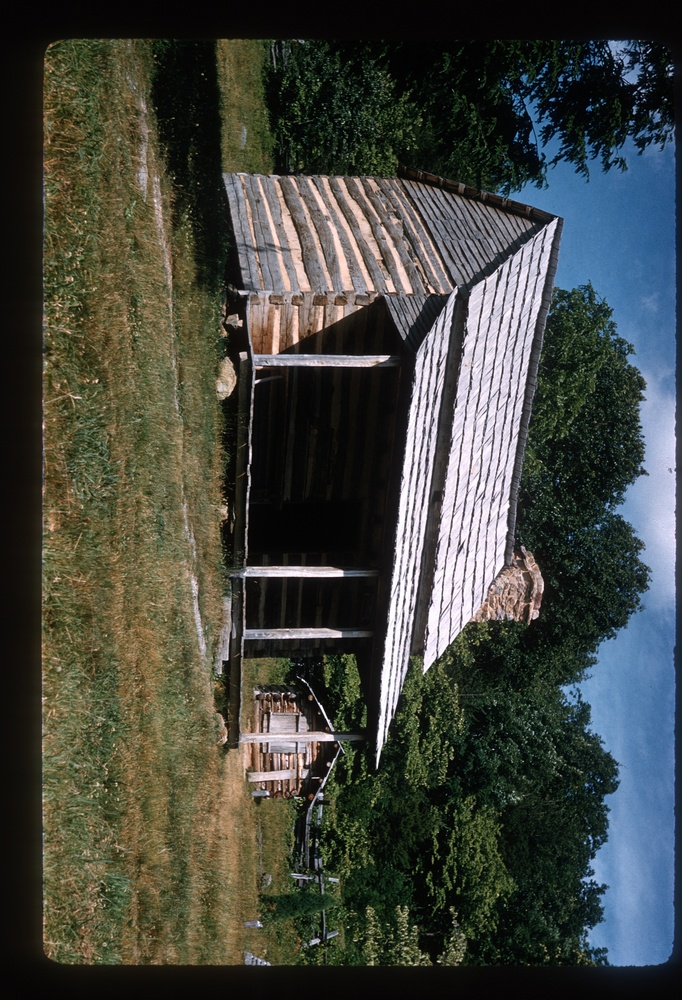
#> input picture cropping/jpgs/Tray_072_US_Virginia_Blue_Ridge_Sites_US_Williamsburg_VA_Taverns_000001.jpg, 682 x 1000 px, shrunk from 1972 x 2890 before the run; its folder holds only this picture in this run
$ python fix_images.py
#> lines starting #> are read from the running program, lines starting #| are printed output that depends on the picture; after the words box and inside, x2 and y2 are one past the last pixel; in counts of white or black regions, pixels touching at a corner belong together
import os
from pathlib import Path
import cv2
import numpy as np

# ============== CHANGE THESE ==============
SOURCE_FOLDER = "jpgs"
OUTPUT_FOLDER = "fixed_options"
# ==========================================

source_path = Path(SOURCE_FOLDER)
output_path = Path(OUTPUT_FOLDER)
output_path.mkdir(parents=True, exist_ok=True)


def find_art_contour(img):
    """Find the largest non-black contour (the art piece)."""
    gray = cv2.cvtColor(img, cv2.COLOR_BGR2GRAY)
    _, thresh = cv2.threshold(gray, 15, 255, cv2.THRESH_BINARY)

    kernel = np.ones((5, 5), np.uint8)
    thresh = cv2.morphologyEx(thresh, cv2.MORPH_CLOSE, kernel)
    thresh = cv2.morphologyEx(thresh, cv2.MORPH_OPEN, kernel)

    contours, _ = cv2.findContours(thresh, cv2.RETR_EXTERNAL, cv2.CHAIN_APPROX_SIMPLE)

    if not contours:
        return None

    return max(contours, key=cv2.contourArea)


def method_simple_crop(img):
    """Method 1: Simple threshold and bounding box crop."""
    contour = find_art_contour(img)
    if contour is None:
        return None

    x, y, w, h = cv2.boundingRect(contour)

    # Add small padding
    pad = 5
    x = max(0, x - pad)
    y = max(0, y - pad)
    w = min(img.shape[1] - x, w + 2 * pad)
    h = min(img.shape[0] - y, h + 2 * pad)

    return img[y:y + h, x:x + w]


def method_rotated_crop(img):
    """Method 2: Find rotated bounding box, deskew, then crop."""
    contour = find_art_contour(img)
    if contour is None:
        return None

    rect = cv2.minAreaRect(contour)
    center, size, angle = rect

    # Adjust angle
    if angle < -45:
        angle += 90
        size = (size[1], size[0])
    elif angle > 45:
        angle -= 90
        size = (size[1], size[0])

    # Skip if rotation is minimal
    if abs(angle) < 0.5:
        return None  # Will use simple crop instead

    # Rotate image
    h, w = img.shape[:2]
    rotation_matrix = cv2.getRotationMatrix2D(center, angle, 1.0)
    rotated = cv2.warpAffine(img, rotation_matrix, (w, h),
                             borderMode=cv2.BORDER_CONSTANT, borderValue=(0, 0, 0))

    # Crop the rotated image
    size = (int(size[0]), int(size[1]))
    x = int(center[0] - size[0] / 2)
    y = int(center[1] - size[1] / 2)

    # Clamp to image bounds
    x = max(0, x)
    y = max(0, y)
    x2 = min(w, x + size[0])
    y2 = min(h, y + size[1])

    cropped = rotated[y:y2, x:x2]

    if cropped.size == 0:
        return None

    return cropped


def method_aggressive_crop(img):
    """Method 3: More aggressive thresholding for stubborn borders."""
    gray = cv2.cvtColor(img, cv2.COLOR_BGR2GRAY)
    _, thresh = cv2.threshold(gray, 30, 255, cv2.THRESH_BINARY)  # Higher threshold

    kernel = np.ones((10, 10), np.uint8)
    thresh = cv2.morphologyEx(thresh, cv2.MORPH_CLOSE, kernel)
    thresh = cv2.morphologyEx(thresh, cv2.MORPH_OPEN, kernel)

    contours, _ = cv2.findContours(thresh, cv2.RETR_EXTERNAL, cv2.CHAIN_APPROX_SIMPLE)

    if not contours:
        return None

    contour = max(contours, key=cv2.contourArea)
    x, y, w, h = cv2.boundingRect(contour)

    return img[y:y + h, x:x + w]


def method_edge_detection_crop(img):
    """Method 4: Use edge detection to find art boundaries."""
    gray = cv2.cvtColor(img, cv2.COLOR_BGR2GRAY)
    blurred = cv2.GaussianBlur(gray, (5, 5), 0)
    edges = cv2.Canny(blurred, 50, 150)

    kernel = np.ones((5, 5), np.uint8)
    edges = cv2.dilate(edges, kernel, iterations=2)
    edges = cv2.morphologyEx(edges, cv2.MORPH_CLOSE, kernel)

    contours, _ = cv2.findContours(edges, cv2.RETR_EXTERNAL, cv2.CHAIN_APPROX_SIMPLE)

    if not contours:
        return None

    contour = max(contours, key=cv2.contourArea)
    x, y, w, h = cv2.boundingRect(contour)

    pad = 10
    x = max(0, x - pad)
    y = max(0, y - pad)
    w = min(img.shape[1] - x, w + 2 * pad)
    h = min(img.shape[0] - y, h + 2 * pad)

    return img[y:y + h, x:x + w]


def method_rotated_aggressive(img):
    """Method 5: Aggressive threshold + rotation correction."""
    gray = cv2.cvtColor(img, cv2.COLOR_BGR2GRAY)
    _, thresh = cv2.threshold(gray, 30, 255, cv2.THRESH_BINARY)

    kernel = np.ones((10, 10), np.uint8)
    thresh = cv2.morphologyEx(thresh, cv2.MORPH_CLOSE, kernel)

    contours, _ = cv2.findContours(thresh, cv2.RETR_EXTERNAL, cv2.CHAIN_APPROX_SIMPLE)

    if not contours:
        return None

    contour = max(contours, key=cv2.contourArea)
    rect = cv2.minAreaRect(contour)
    center, size, angle = rect

    if angle < -45:
        angle += 90
        size = (size[1], size[0])
    elif angle > 45:
        angle -= 90
        size = (size[1], size[0])

    if abs(angle) < 0.5:
        return None

    h, w = img.shape[:2]
    rotation_matrix = cv2.getRotationMatrix2D(center, angle, 1.0)
    rotated = cv2.warpAffine(img, rotation_matrix, (w, h),
                             borderMode=cv2.BORDER_CONSTANT, borderValue=(0, 0, 0))

    # Re-detect contour on rotated image
    gray_rot = cv2.cvtColor(rotated, cv2.COLOR_BGR2GRAY)
    _, thresh_rot = cv2.threshold(gray_rot, 30, 255, cv2.THRESH_BINARY)
    thresh_rot = cv2.morphologyEx(thresh_rot, cv2.MORPH_CLOSE, kernel)

    contours_rot, _ = cv2.findContours(thresh_rot, cv2.RETR_EXTERNAL, cv2.CHAIN_APPROX_SIMPLE)

    if not contours_rot:
        return None

    contour_rot = max(contours_rot, key=cv2.contourArea)
    x, y, w, h = cv2.boundingRect(contour_rot)

    cropped = rotated[y:y + h, x:x + w]

    if cropped.size == 0:
        return None

    return cropped


def method_percentage_crop(img):
    """Method 6: Crop fixed percentage from all sides as fallback."""
    h, w = img.shape[:2]
    crop_percent = 0.03  # 3% from each side

    x1 = int(w * crop_percent)
    x2 = int(w * (1 - crop_percent))
    y1 = int(h * crop_percent)
    y2 = int(h * (1 - crop_percent))

    return img[y1:y2, x1:x2]


METHODS = {
    "simple": method_simple_crop,
    "rotated": method_rotated_crop,
    "aggressive": method_aggressive_crop,
    "edge": method_edge_detection_crop,
    "rotated_aggressive": method_rotated_aggressive,
    "percent": method_percentage_crop,
}

# Process all images
jpg_files = list(source_path.glob("*.jpg")) + list(source_path.glob("*.JPG")) + \
            list(source_path.glob("*.jpeg")) + list(source_path.glob("*.JPEG"))

print(f"Found {len(jpg_files)} image(s) to process")

for img_file in jpg_files:
    print(f"\nProcessing: {img_file.name}")

    img = cv2.imread(str(img_file))
#> img is the input picture: shape (1000, 682, 3); mean B, G, R 63.4, 69.9, 67.2
    if img is None:
        print(f"  Could not read image, skipping")
        continue

    # Create subfolder for this image's options
    img_output_folder = output_path / img_file.stem
    img_output_folder.mkdir(parents=True, exist_ok=True)

    # Save original for reference
    cv2.imwrite(str(img_output_folder / "original.jpg"), img)

    # Apply each method
    for method_name, method_func in METHODS.items():
        try:
            result = method_func(img)
            if result is not None and result.size > 0:
                # Check result is reasonable size (at least 10% of original)
                if result.shape[0] * result.shape[1] > img.shape[0] * img.shape[1] * 0.1:
                    output_file = img_output_folder / f"{method_name}.jpg"
                    cv2.imwrite(str(output_file), result)
                    print(f"  ✓ {method_name}")
                else:
                    print(f"  ✗ {method_name} (result too small)")
            else:
                print(f"  ✗ {method_name} (no result)")
        except Exception as e:
            print(f"  ✗ {method_name} (error: {e})")
#> this loop made 6 passes
#> pass 1, in find_art_contour, `gray = cv2.cvtColor(img, cv2.COLOR_BGR2GRAY)`:
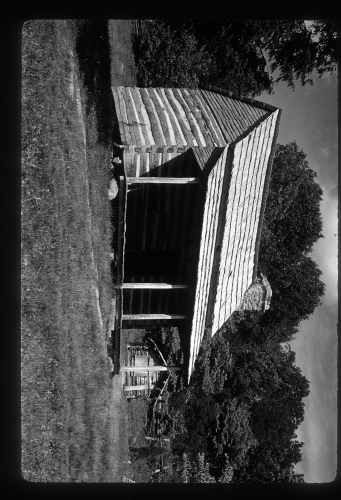
#> gray: shape (1000, 682) (shown at 1/2 size); min 0, max 255, mean 68.4
#> pass 1, in find_art_contour, `_, thresh = cv2.threshold(gray, 15, 255, cv2.THRESH_BINARY)`:
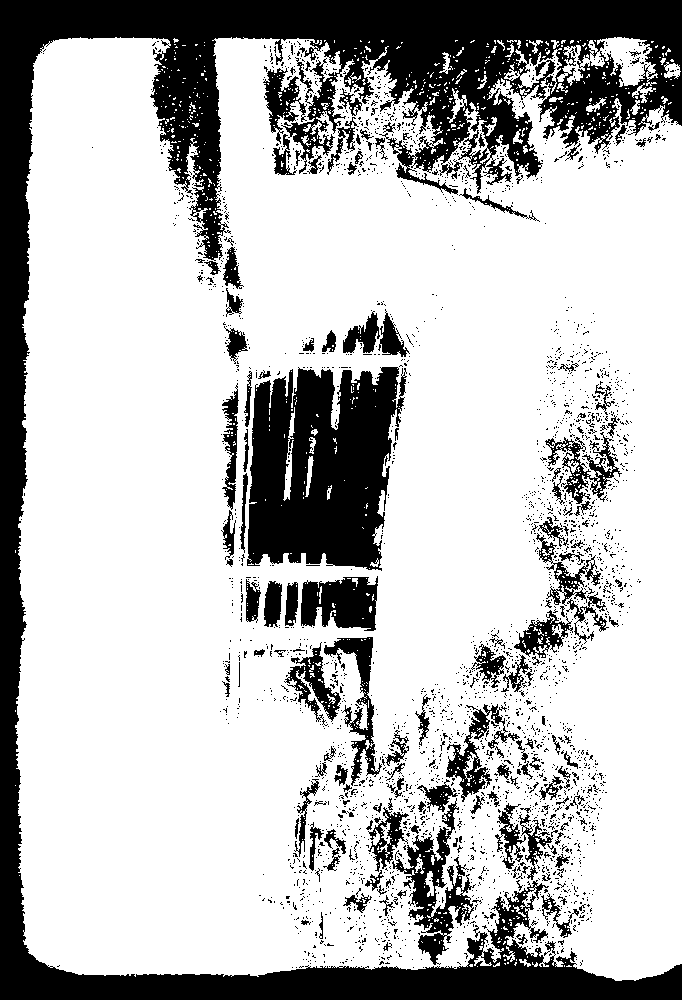
#> thresh: shape (1000, 682); 74.2% white; 2808 black regions (2647 under 20 px), largest, box (x1, y1, x2, y2) and area: (0, 0, 682, 1000) 106908, (247, 367, 407, 571) 24315, (392, 798, 476, 965) 4174
#> pass 1, in find_art_contour, `thresh = cv2.morphologyEx(thresh, cv2.MORPH_CLOSE, kernel)`:
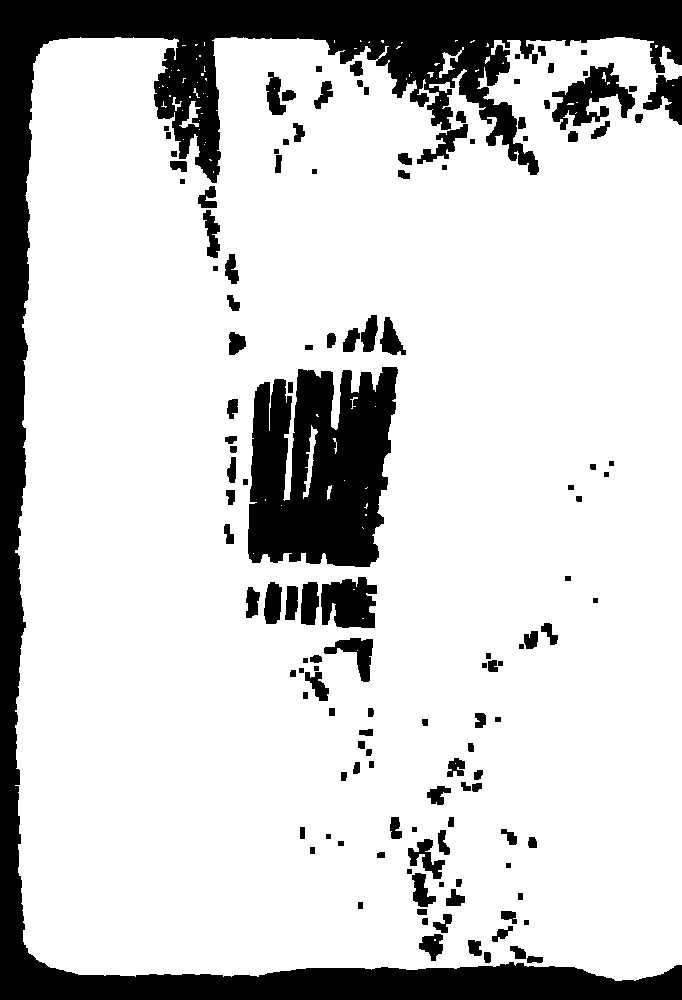
#> thresh: shape (1000, 682); 80.9% white; 134 black regions, largest, box (x1, y1, x2, y2) and area: (0, 0, 682, 1000) 84748, (248, 367, 398, 567) 23212, (552, 63, 635, 130) 2542
#> pass 1, in find_art_contour, `thresh = cv2.morphologyEx(thresh, cv2.MORPH_OPEN, kernel)`:
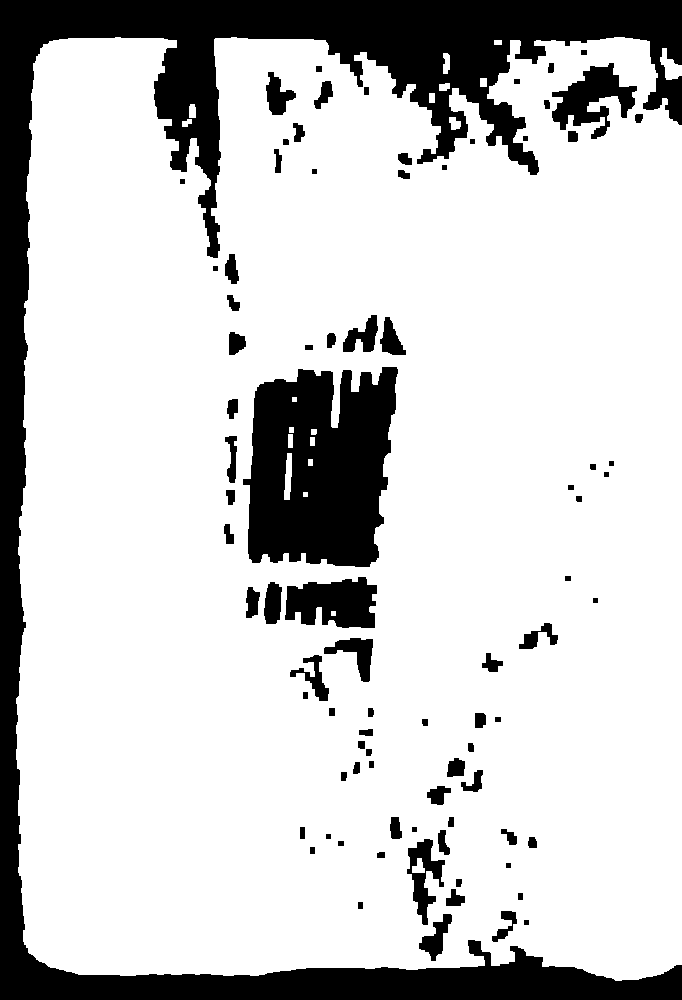
#> thresh: shape (1000, 682); 80.3% white; 85 black regions, largest, box (x1, y1, x2, y2) and area: (0, 0, 682, 1000) 90458, (243, 367, 398, 567) 24097, (285, 577, 377, 628) 3500

print("\n\nDone! Run checker.py to review and select the best versions.")

$ run again, on cropping/jpgs/Tray_072_US_Virginia_Blue_Ridge_Sites_US_Williamsburg_VA_Taverns_000005.jpg
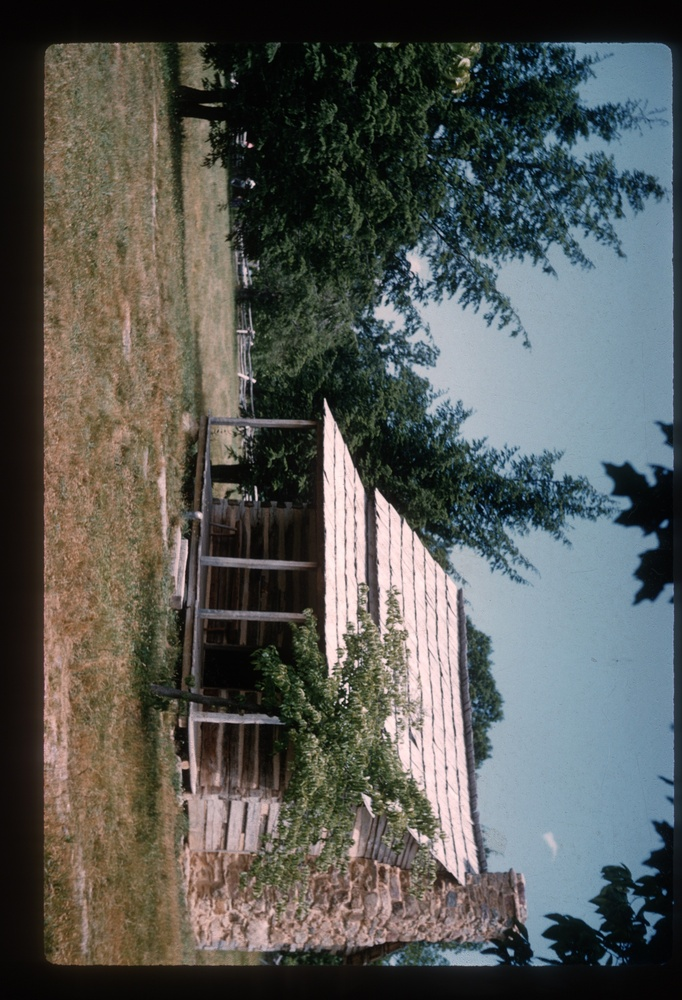
#> input picture cropping/jpgs/Tray_072_US_Virginia_Blue_Ridge_Sites_US_Williamsburg_VA_Taverns_000005.jpg, 682 x 1000 px, shrunk from 1972 x 2890 before the run
#> img is the input picture: shape (1000, 682, 3); mean B, G, R 85.1, 88.6, 86.6
#> the loop `for method_name, method_func in METHODS.items():` made 6 passes
#> pass 1, in find_art_contour, `_, thresh = cv2.threshold(gray, 15, 255, cv2.THRESH_BINARY)`:
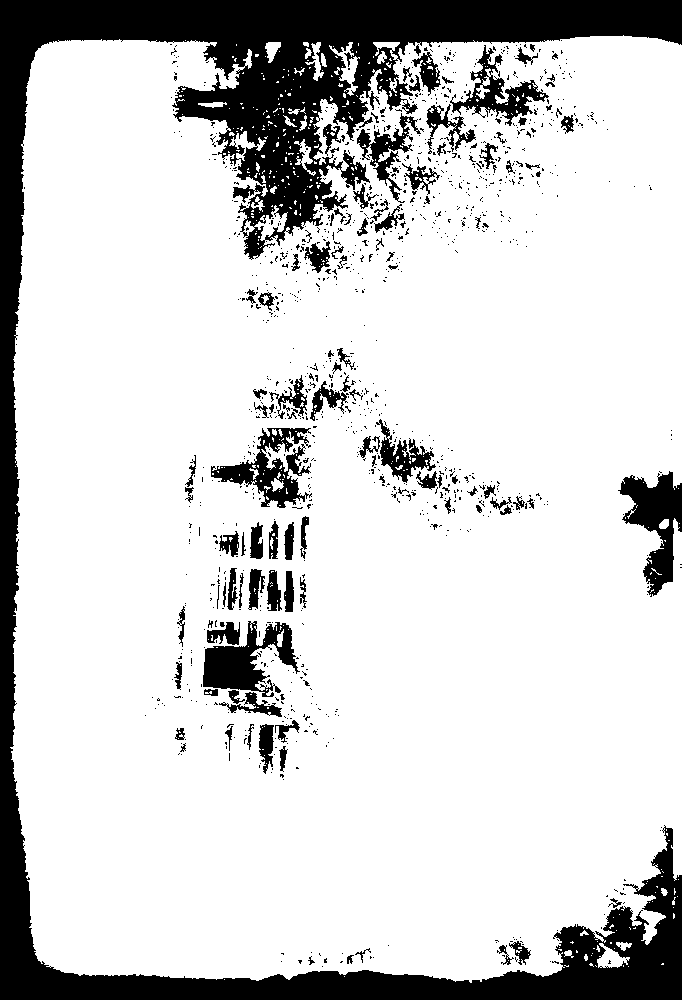
#> thresh: shape (1000, 682); 81.8% white; 1140 black regions (1024 under 20 px), largest, box (x1, y1, x2, y2) and area: (0, 0, 682, 1000) 92653, (618, 471, 682, 597) 3727, (203, 621, 300, 697) 3408
#> pass 1, in find_art_contour, `thresh = cv2.morphologyEx(thresh, cv2.MORPH_OPEN, kernel)`:
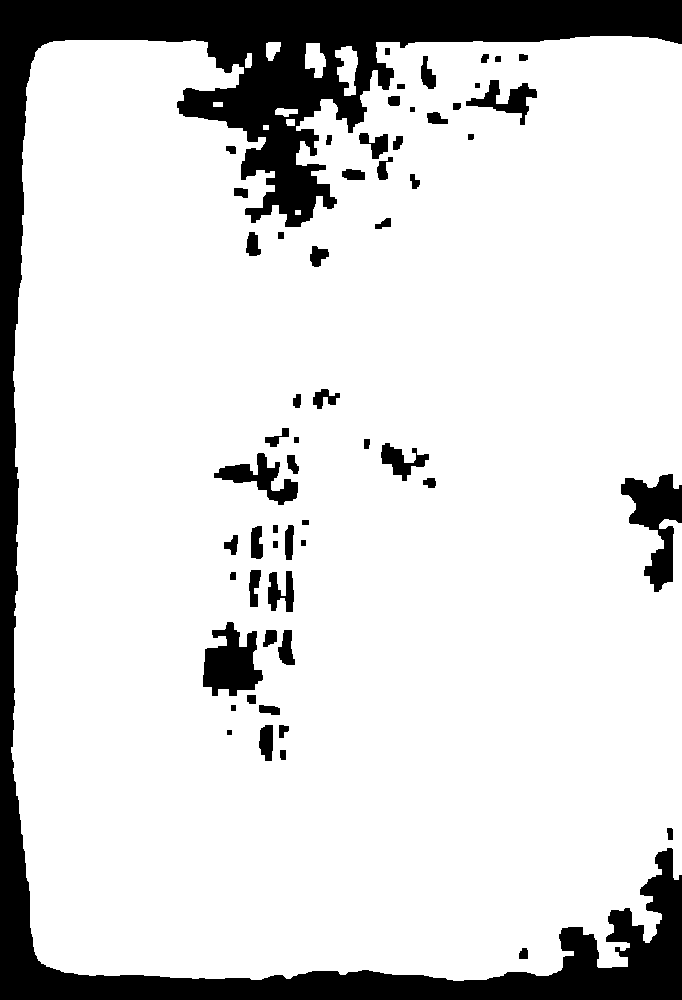
#> thresh: shape (1000, 682); 84.7% white; 58 black regions, largest, box (x1, y1, x2, y2) and area: (0, 0, 682, 1000) 87484, (621, 474, 682, 592) 3390, (203, 622, 263, 696) 2809

$ run again, on cropping/jpgs/Tray_072_US_Virginia_Blue_Ridge_Sites_US_Williamsburg_VA_Taverns_000007.jpg
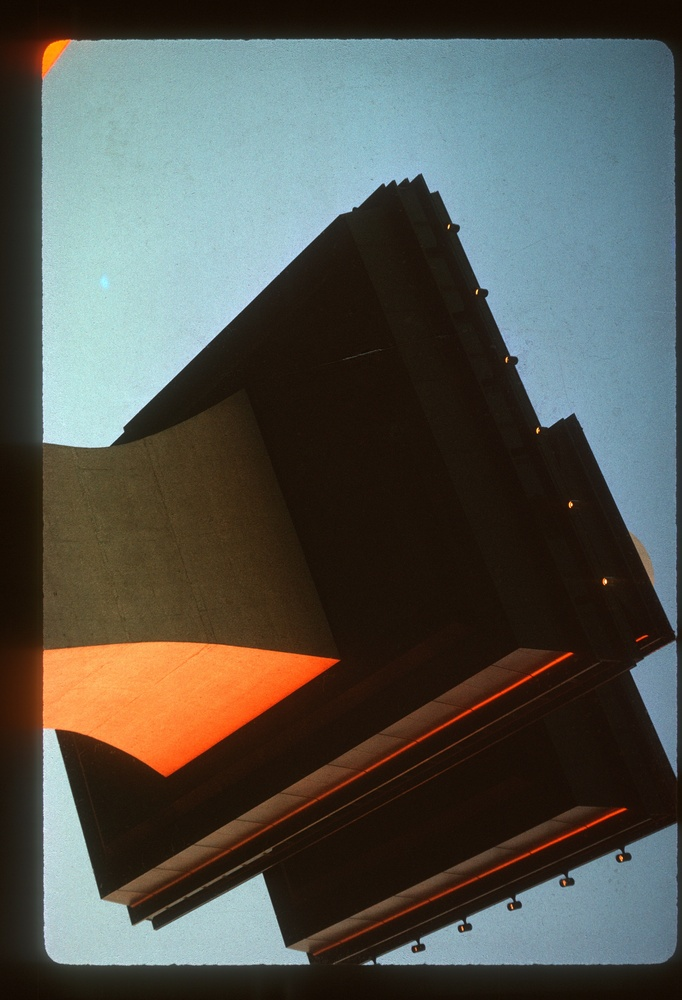
#> input picture cropping/jpgs/Tray_072_US_Virginia_Blue_Ridge_Sites_US_Williamsburg_VA_Taverns_000007.jpg, 682 x 1000 px, shrunk from 1972 x 2890 before the run
#> img is the input picture: shape (1000, 682, 3); mean B, G, R 77.9, 84.1, 83.2
#> the loop `for method_name, method_func in METHODS.items():` made 6 passes
#> pass 1, in find_art_contour, `gray = cv2.cvtColor(img, cv2.COLOR_BGR2GRAY)`:
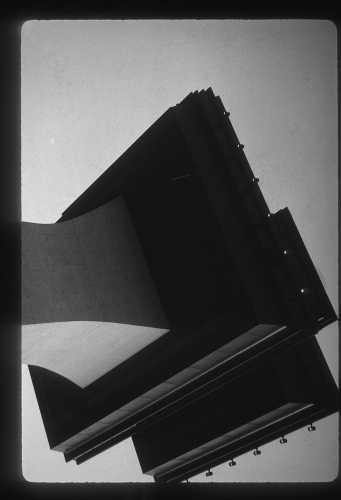
#> gray: shape (1000, 682) (shown at 1/2 size); min 9, max 243, mean 83.2
#> pass 1, in find_art_contour, `thresh = cv2.morphologyEx(thresh, cv2.MORPH_CLOSE, kernel)`:
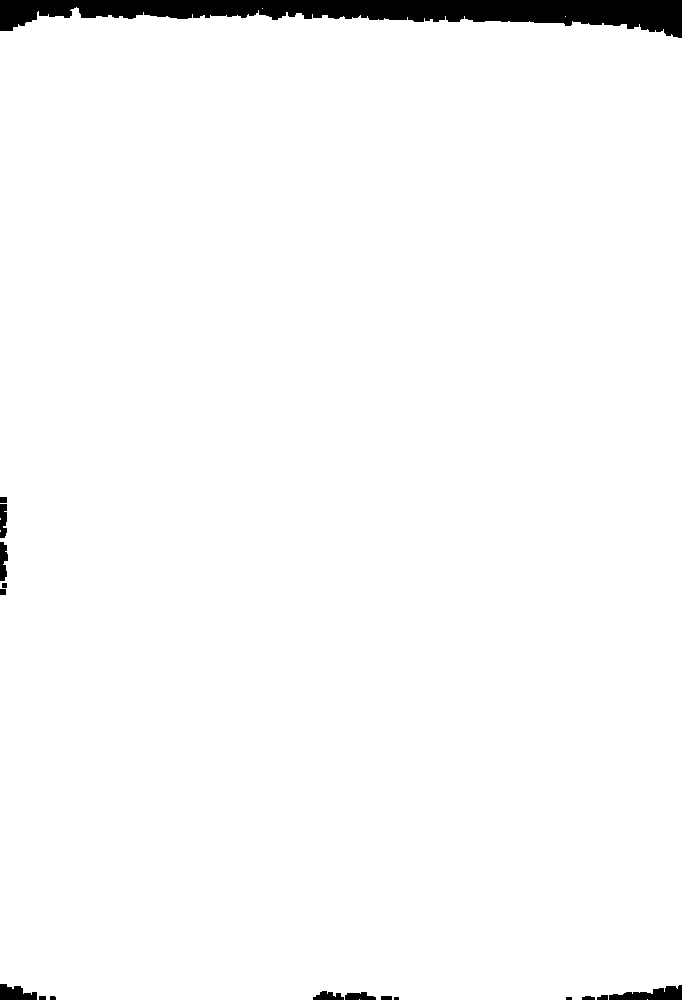
#> thresh: shape (1000, 682); 97.6% white; 17 black regions (2 under 20 px), largest, box (x1, y1, x2, y2) and area: (0, 0, 682, 38) 13903, (609, 985, 682, 1000) 667, (0, 984, 37, 1000) 421
